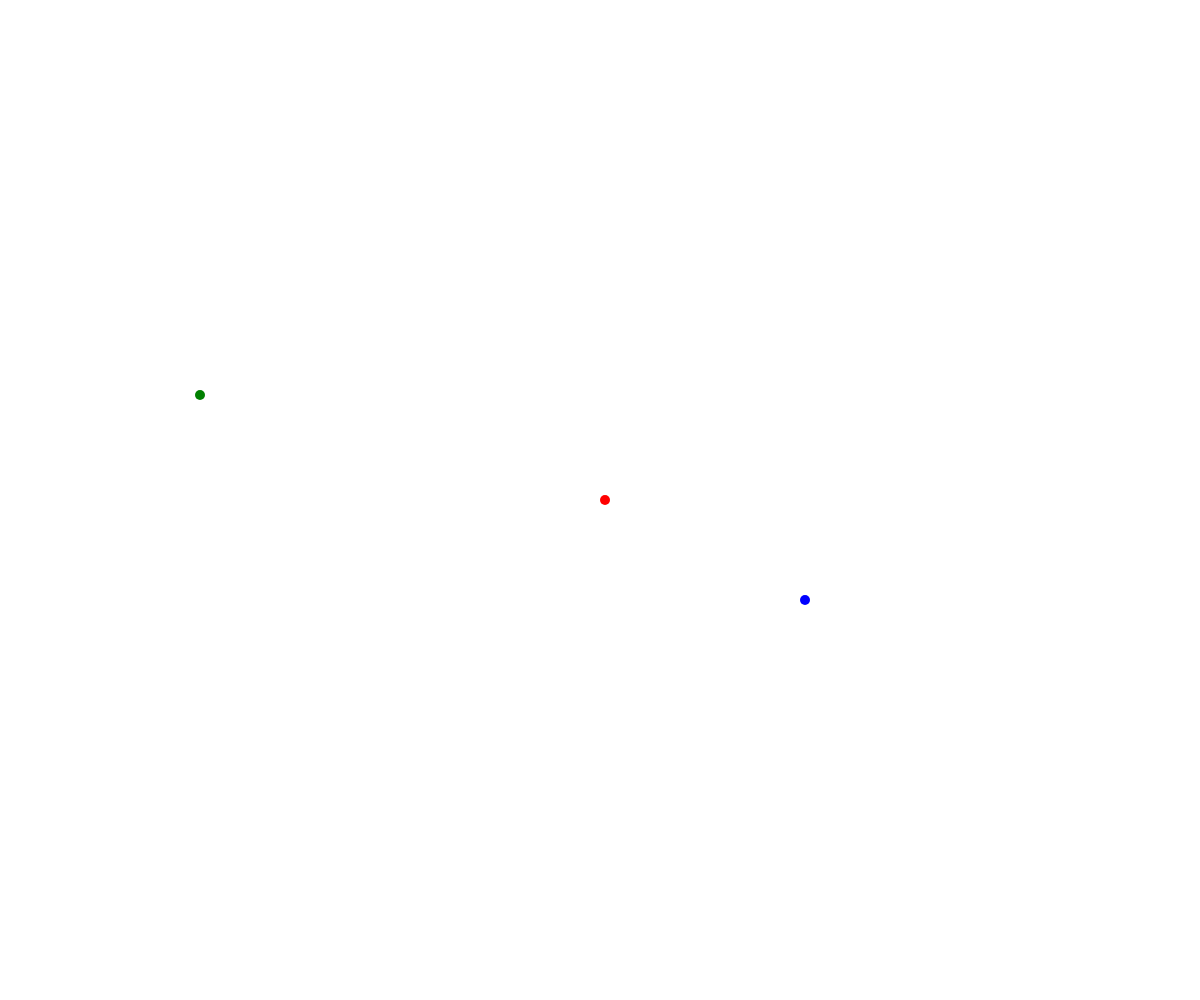
Frame 1 (no input)
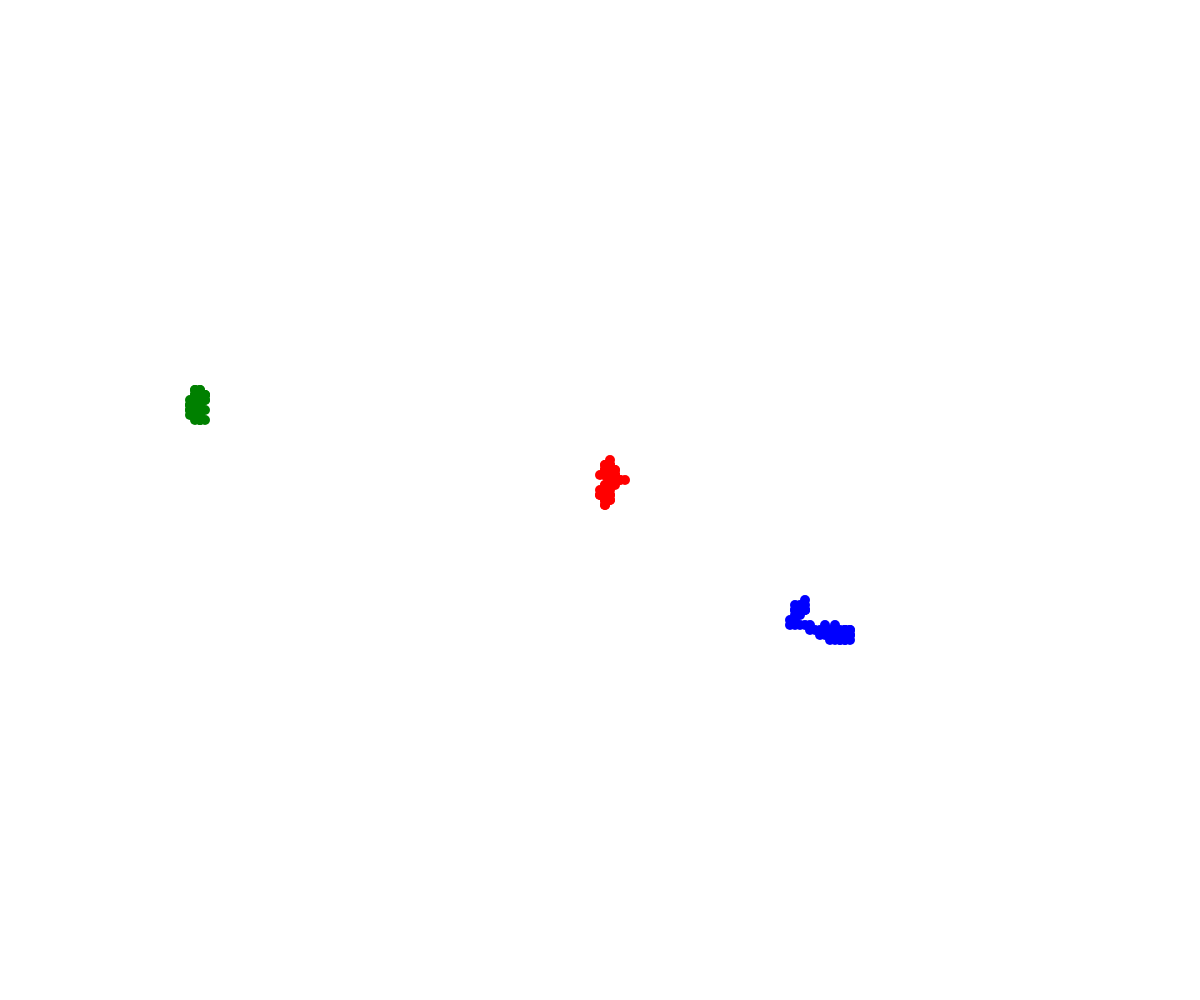
Frame 60 (no input)
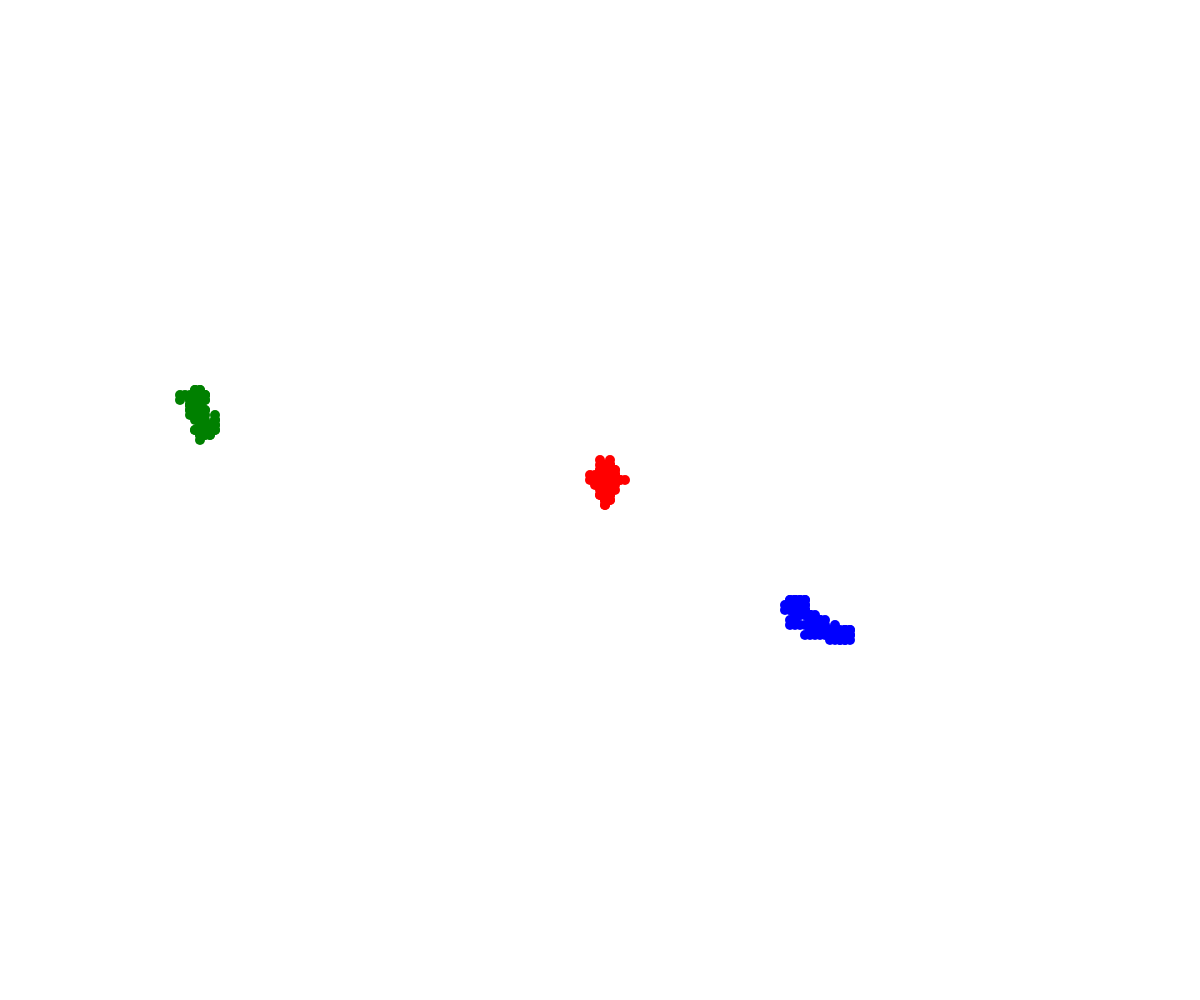
Frame 120 (the mouse pressed at the canvas centre since frame 60)

The p5.js sketch that drew these frames (run headless with seeded random() and noise() and a simulated clock; from frame 60 on, the mouse is pressed at the canvas centre):

// p5.js sketch
// ── sketch.js
// Walker OOP Demon

class Walker {
  constructor(x, y, theColor) {
    this.x = x;
    this.y = y;
    this.stepSize = 5;
    this.color = theColor;
    this.radius = 5;
  }

  display() {
    fill(this.color);
    circle(this.x, this.y, this.radius * 2);
  }
  move() {
    let choice = random(100);
    if (choice < 25) {
      //move up
      this.y -= this.stepSize;
    }
    else if (choice < 50) {
      //move down
      this.y += this.stepSize;
    }
    else if (choice < 75) {
      //move right
      this.x += this.stepSize;
    }
    else {
      //move left
      this.x -= this.stepSize;
    }
  }
}

let maram;
let griffin;
let seth;

function setup() {
  createCanvas(windowWidth, windowHeight);
  maram = new Walker(width/2, height/2, "red");
  griffin = new Walker(200, 400, "green");
  seth = new Walker(800, 600, "blue");
  noStroke();
}

function draw() {
  maram.move();
  griffin.move();
  seth.move();

  maram.display();
  griffin.display();
  seth.display();
}
